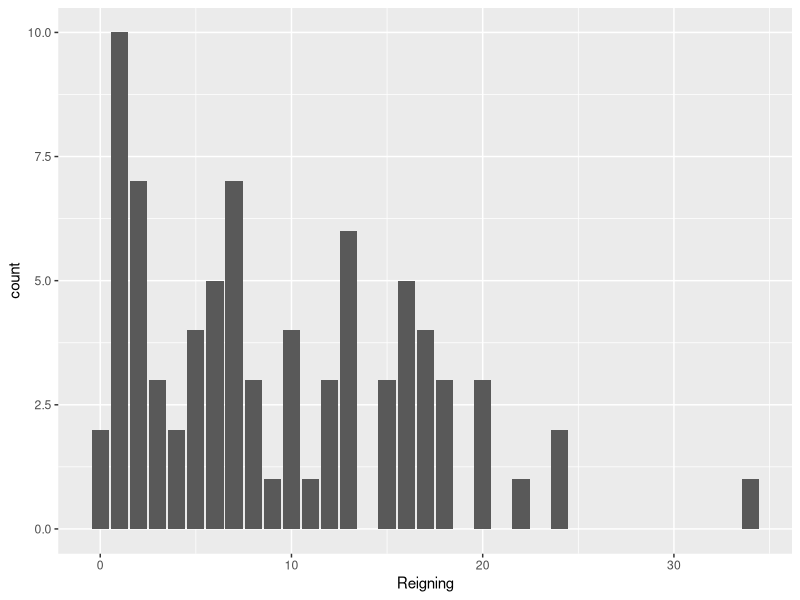
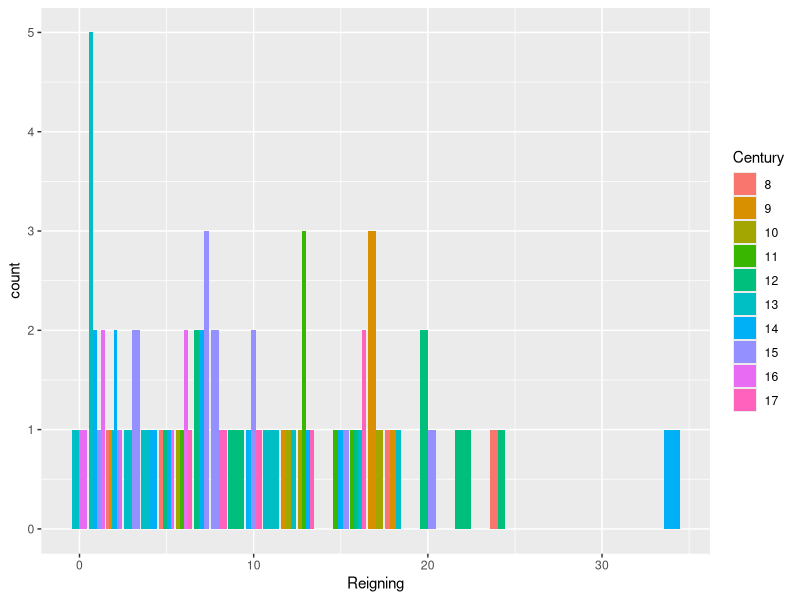
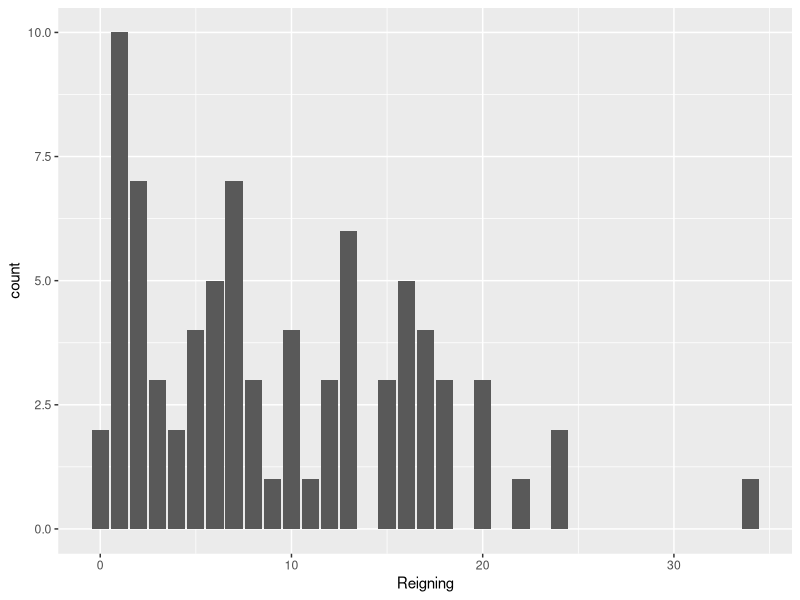

R code for these plots, in order:
library(ggplot2)

years <- read.csv("resources/years-reign.csv")
ggplot( years, aes(x=Reigning))+geom_bar()
ggsave( "years-reigning.png")
years$Century <- as.factor(years$Century)
ggplot( years, aes(x=Reigning,fill=Century,group=Century))+geom_bar(position='dodge')
